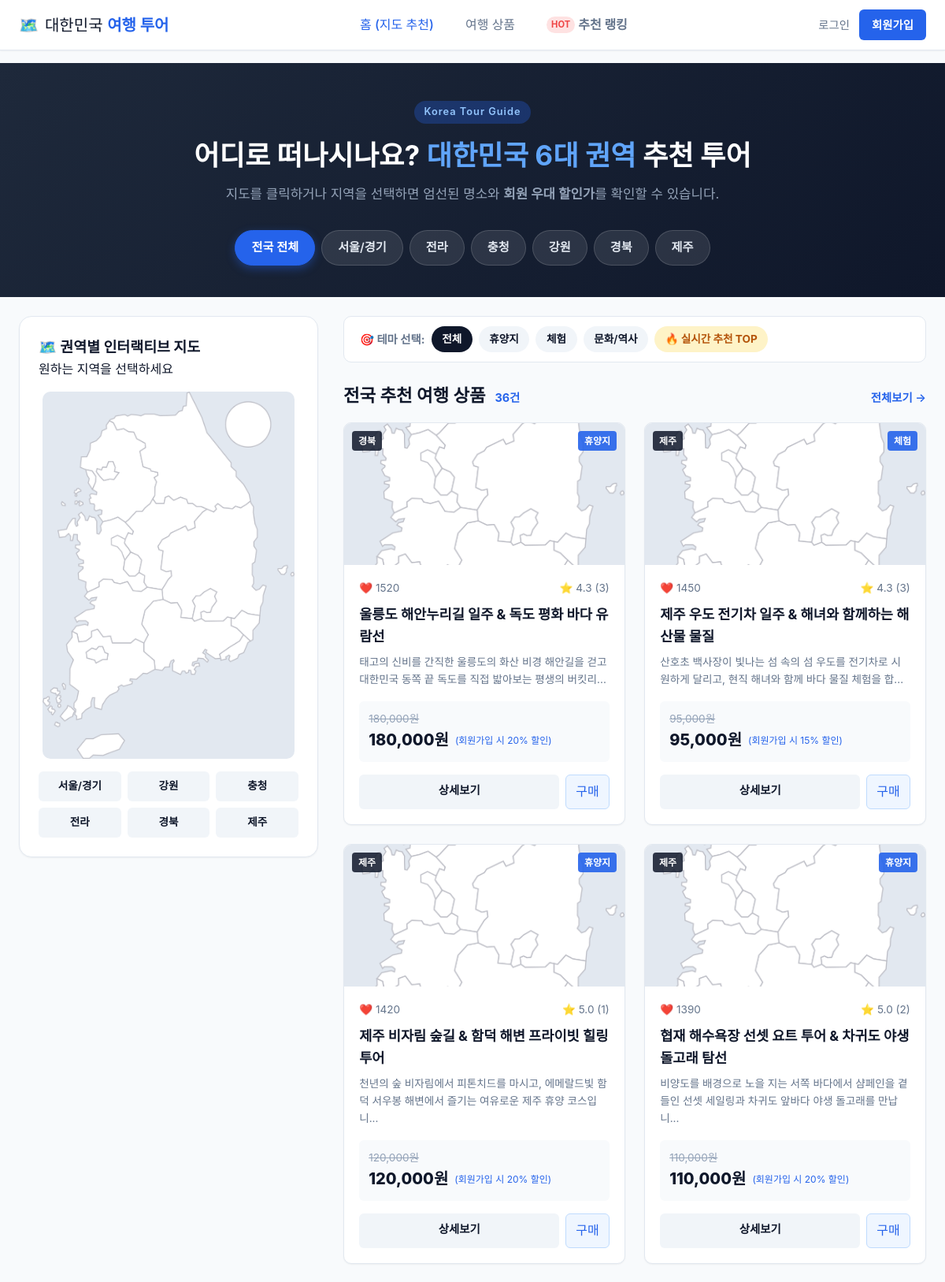
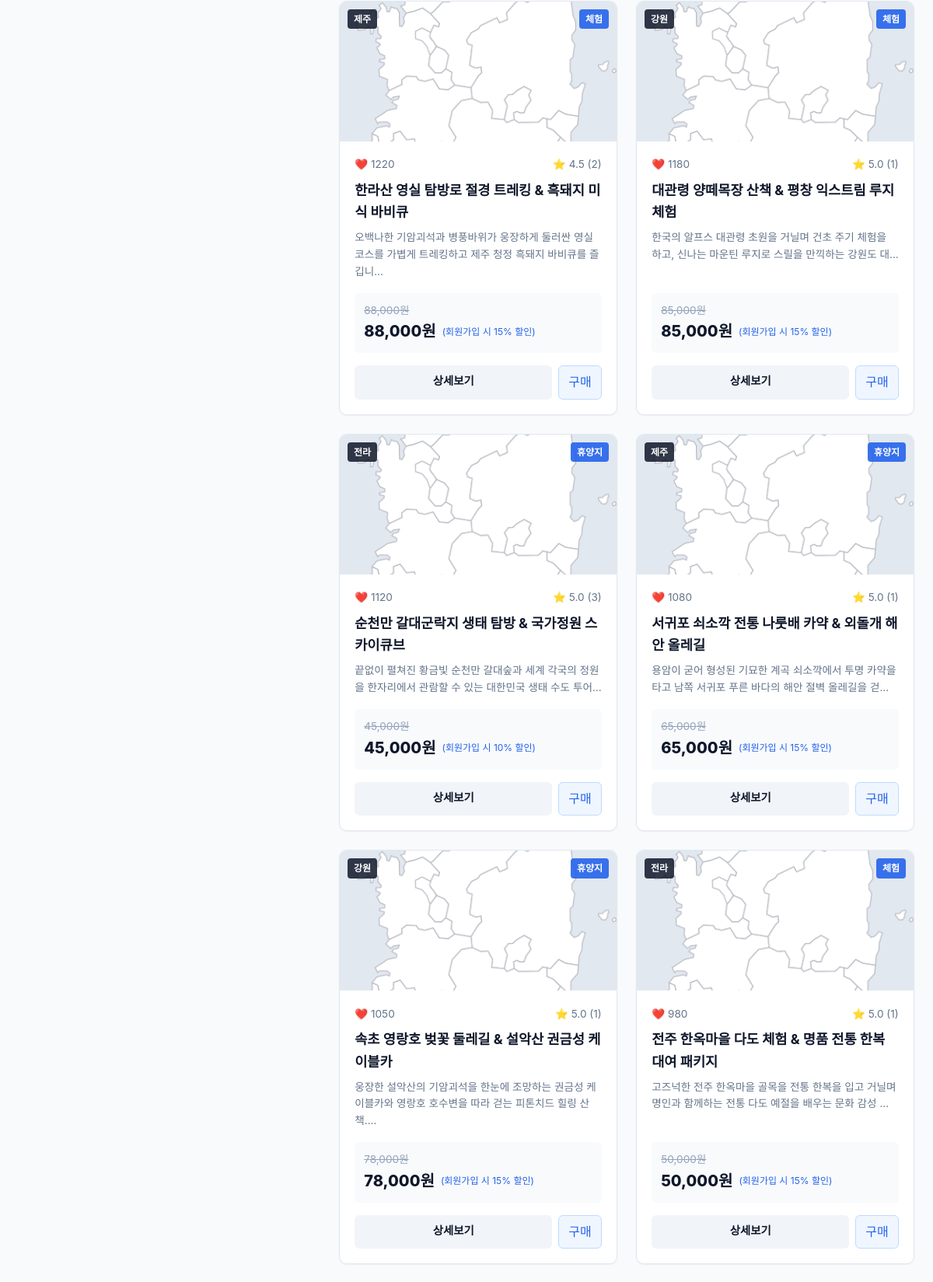
The page / (upper part) on the database its author committed (2 pictures, top to bottom).
### models/tour.py (models this page shows, shortened)
class Theme(db.Model):
    __tablename__ = 'themes'
    id = db.Column(db.Integer, primary_key=True)
    code = db.Column(db.String(50), unique=True, nullable=False) # e.g. RESORT, EXPERIENCE
    name = db.Column(db.String(50), unique=True, nullable=False) # '휴양지', '체험'
    description = db.Column(db.String(200), nullable=True)
    is_active = db.Column(db.Boolean, default=True)
    products = db.relationship('TourProduct', backref='theme', lazy='dynamic')

class TourProduct(db.Model):
    __tablename__ = 'tour_products'
    id = db.Column(db.Integer, primary_key=True)
    name = db.Column(db.String(150), nullable=False, index=True)
    description = db.Column(db.Text, nullable=False)
    region = db.Column(db.String(50), nullable=False, index=True) # 6개 지역
    theme_id = db.Column(db.Integer, db.ForeignKey('themes.id'), nullable=False)
    original_price = db.Column(db.Integer, nullable=False)
    member_discount_rate = db.Column(db.Float, default=0.15) # 회원 15% 기본 할인
    recommendation_count = db.Column(db.Integer, default=0, index=True) # 누적 추천수
    image_url = db.Column(db.String(255), default='/static/img/default-tour.jpg')
    created_at = db.Column(db.DateTime, default=lambda: datetime.now(timezone.utc))
    reviews = db.relationship('Review', backref='product', lazy='dynamic', cascade='all, delete-orphan')
    likes = db.relationship('ProductLike', backref='product', lazy='dynamic', cascade='all, delete-orphan')
    order_items = db.relationship('OrderItem', backref='product', lazy='dynamic')
    cart_items = db.relationship('CartItem', backref='product', lazy='dynamic')
    def get_discounted_price(self, is_member=False):
        if is_member:
            return int(self.original_price * (1 - self.member_discount_rate))
        return self.original_price
    def get_average_rating(self):
        review_list = self.reviews.all()
        if not review_list:
            return 0.0
        return round(sum(r.rating for r in review_list) / len(review_list), 1)

### models/review.py (models this page shows, shortened)
class Review(db.Model):
    __tablename__ = 'reviews'
    id = db.Column(db.Integer, primary_key=True)
    user_id = db.Column(db.Integer, db.ForeignKey('users.id', ondelete='CASCADE'), nullable=False)
    product_id = db.Column(db.Integer, db.ForeignKey('tour_products.id', ondelete='CASCADE'), nullable=False)
    title = db.Column(db.String(150), nullable=False)
    content = db.Column(db.Text, nullable=False)
    rating = db.Column(db.Integer, default=5, nullable=False) # 1~5
    created_at = db.Column(db.DateTime, default=lambda: datetime.now(timezone.utc))
    updated_at = db.Column(db.DateTime, default=lambda: datetime.now(timezone.utc), onupdate=lambda: datetime.now(timezone.utc))

### views/main_views.py (the view)
@main_bp.route('/')
def index():
    selected_region = request.args.get('region')
    selected_theme = request.args.get('theme')
    query = TourProduct.query
    if selected_region and selected_region in RegionEnum.get_display_names():
        query = query.filter_by(region=selected_region)
    if selected_theme:
        query = query.join(Theme).filter(Theme.code == selected_theme)
    products = query.order_by(TourProduct.recommendation_count.desc()).all()
    themes = Theme.query.filter_by(is_active=True).all()
    regions = RegionEnum.get_display_names()
    top_picks = TourProduct.query.order_by(TourProduct.recommendation_count.desc()).limit(3).all()
    return render_template(
        'index.html',
        products=products,
        themes=themes,
        regions=regions,
        selected_region=selected_region,
        selected_theme=selected_theme,
        top_picks=top_picks
    )

### app.py (called while the page is built)
def create_app(config_class=Config):
    app = Flask(__name__, static_folder='static', template_folder='templates')
    app.config.from_object(config_class)
    db.init_app(app)
    login_manager.init_app(app)
    csrf.init_app(app)
    register_blueprints(app)
    @app.context_processor
    def inject_cart_count():
        from flask_login import current_user
        if current_user.is_authenticated and current_user.cart:
            return {'cart_count': current_user.cart.get_total_count()}
        return {'cart_count': 0}
    @app.errorhandler(404)
    def not_found_error(error):
        return render_template('base.html'), 404
    @app.errorhandler(500)
    def internal_error(error):
        db.session.rollback()
        return render_template('base.html'), 500
    with app.app_context():
        db.create_all()
    return app

### models/tour.py (called while the page is built)
    @classmethod
    def get_display_names(cls):
        return [r.value for r in cls]

### templates/index.html (shortened to what this page needs)
{% extends "base.html" %}
{% block content %}
<div class="hero-section">
  <div class="hero-content">
    <span class="sub-badge">Korea Tour Guide</span>
    <h1>어디로 떠나시나요? <strong>대한민국 6대 권역</strong> 추천 투어</h1>
    <p class="hero-desc">지도를 클릭하거나 지역을 선택하면 엄선된 명소와 <strong>회원 우대 할인가</strong>를 확인할 수 있습니다.</p>
  </div>
  <div class="region-tabs-wrapper">
    <a href="{{ url_for('main.index') }}" class="tab-btn {% if not selected_region %}active{% endif %}">전국 전체</a>
    {% for r in regions %}
      <a href="{{ url_for('main.index', region=r, theme=selected_theme) }}"
         class="tab-btn {% if selected_region == r %}active{% endif %}">
        {{ r }}
      </a>
    {% endfor %}
  </div>
</div>
<div class="container layout-split">
  <div class="map-panel">
    <div class="card-header-clean">
      <h3>🗺️ 권역별 인터랙티브 지도</h3>
      <span class="text-muted">원하는 지역을 선택하세요</span>
    </div>
    <div class="map-stage-box">
      <div class="map-wrapper" id="mapWrapper">
        <img src="{{ url_for('static', filename='img/map-backdrop.png') }}" alt="전국 기본 지도" class="map-base">
      </div>
      <div class="map-quick-buttons">
        <a href="{{ url_for('main.index', region='서울/경기') }}" class="quick-chip {% if selected_region == '서울/경기' %}active{% endif %}">서울/경기</a>
        <a href="{{ url_for('main.index', region='강원') }}" class="quick-chip {% if selected_region == '강원' %}active{% endif %}">강원</a>
        <a href="{{ url_for('main.index', region='충청') }}" class="quick-chip {% if selected_region == '충청' %}active{% endif %}">충청</a>
        <a href="{{ url_for('main.index', region='전라') }}" class="quick-chip {% if selected_region == '전라' %}active{% endif %}">전라</a>
        <a href="{{ url_for('main.index', region='경북') }}" class="quick-chip {% if selected_region == '경북' %}active{% endif %}">경북</a>
        <a href="{{ url_for('main.index', region='제주') }}" class="quick-chip {% if selected_region == '제주' %}active{% endif %}">제주</a>
      </div>
    </div>
  </div>
  <div class="products-panel">
    <div class="theme-filter-bar">
      <span class="filter-title">🎯 테마 선택:</span>
      <a href="{{ url_for('main.index', region=selected_region) }}" class="theme-chip {% if not selected_theme %}active{% endif %}">전체</a>
      {% for t in themes %}
        <a href="{{ url_for('main.index', region=selected_region, theme=t.code) }}"
           class="theme-chip {% if selected_theme == t.code %}active{% endif %}">
          {{ t.name }}
        </a>
      {% endfor %}
      <a href="{{ url_for('product.popular') }}" class="theme-chip highlight-chip">🔥 실시간 추천 TOP</a>
    </div>
    <div class="section-title-wrap">
      <h2>
        {% if selected_region %}[{{ selected_region }}]{% else %}전국{% endif %}
        추천 여행 상품
        <span class="count-badge">{{ products|length }}건</span>
      </h2>
      <a href="{{ url_for('product.list_products') }}" class="link-more">전체보기 &rarr;</a>
    </div>
    {% if products %}
      <div class="product-grid">
        {% for p in products %}
          <div class="product-card">
            <div class="card-thumb-wrap">
              <img src="{{ p.image_url }}" alt="{{ p.name }}" class="card-thumb" onerror="this.src='/static/img/default-tour.jpg'">
              <span class="badge-region">{{ p.region }}</span>
              <span class="badge-theme">{{ p.theme.name }}</span>
            </div>
            <div class="card-body">
              <div class="card-meta">
                <span class="like-stat">❤️ {{ p.recommendation_count }}</span>
                <span class="rating-stat">⭐ {{ p.get_average_rating() }} ({{ p.reviews.count() }})</span>
              </div>
              <h3 class="card-title">
                <a href="{{ url_for('product.detail', product_id=p.id) }}">{{ p.name }}</a>
              </h3>
              <p class="card-desc">{{ p.description[:60] }}...</p>
              <div class="pricing-box">
                <span class="original-price">{{ "{:,}".format(p.original_price) }}원</span>
                <div class="final-price-wrap">
                  <span class="final-price">{{ "{:,}".format(p.get_discounted_price(current_user.is_authenticated)) }}원</span>
                  {% if current_user.is_authenticated %}
                    <span class="discount-badge">회원 {{ (p.member_discount_rate * 100)|int }}% 할인</span>
                  {% else %}
                    <span class="guest-notice">(회원가입 시 {{ (p.member_discount_rate * 100)|int }}% 할인)</span>
                  {% endif %}
                </div>
              </div>
              <div class="card-actions">
                <a href="{{ url_for('product.detail', product_id=p.id) }}" class="btn-detail">상세보기</a>
                {% if current_user.is_authenticated %}
                  <form action="{{ url_for('cart.add_to_cart') }}" method="POST" class="inline-form">
                    <input type="hidden" name="csrf_token" value="{{ csrf_token() }}">
                    <input type="hidden" name="product_id" value="{{ p.id }}">
                    <input type="hidden" name="quantity" value="1">
                    <button type="submit" class="btn-cart-sm" title="장바구니 담기">🛒</button>
                  </form>
                {% else %}
                  <a href="{{ url_for('order.checkout', product_id=p.id, quantity=1) }}" class="btn-cart-sm" title="비회원 바로 구매">구매</a>
                {% endif %}
              </div>
            </div>
          </div>
        {% endfor %}
      </div>
    {% else %}
      <div class="empty-state">
        <span class="empty-icon">🏖️</span>
        <p>선택하신 조건에 해당하는 관광 여행 상품이 없습니다.</p>
        <a href="{{ url_for('main.index') }}" class="btn-outline">전체 상품 보기</a>
      </div>
    {% endif %}
  </div>
</div>
{% endblock %}

### templates/base.html (shortened to what this page needs)
<!DOCTYPE html>
<html lang="ko">
<head>
  <link rel="stylesheet" as="style" crossorigin href="https://cdn.jsdelivr.net/gh/orioncactus/pretendard@v1.3.9/dist/web/static/pretendard.css">
  <link rel="stylesheet" href="{{ url_for('static', filename='css/style.css') }}">
</head>
<body>
  <header class="navbar">
    <div class="nav-container">
      <a href="{{ url_for('main.index') }}" class="brand-logo">
        <span class="logo-icon">🗺️</span>
        <span class="logo-text">대한민국 <strong>여행 투어</strong></span>
      </a>
      <nav class="nav-links">
        <a href="{{ url_for('main.index') }}" class="nav-link {% if request.endpoint == 'main.index' %}active{% endif %}">홈 (지도 추천)</a>
        <a href="{{ url_for('product.list_products') }}" class="nav-link {% if request.endpoint == 'product.list_products' %}active{% endif %}">여행 상품</a>
        <a href="{{ url_for('product.popular') }}" class="nav-link nav-highlight {% if request.endpoint == 'product.popular' %}active{% endif %}">
          <span class="badge-hot">HOT</span> 추천 랭킹
        </a>
      </nav>
      <div class="nav-auth">
        {% if current_user.is_authenticated %}
          <a href="{{ url_for('cart.view_cart') }}" class="cart-btn" title="내 장바구니">
            <span class="cart-icon">🛒</span>
            <span class="cart-label">장바구니</span>
            {% if current_user.cart and current_user.cart.items.count() > 0 %}
              <span class="cart-count">{{ current_user.cart.get_total_count() }}</span>
            {% endif %}
          </a>
          <span class="user-greeting">
            <strong>{{ current_user.name }}</strong>님
            <span class="member-tag">회원 할인중</span>
          </span>
          <a href="{{ url_for('order.history') }}" class="btn-text">주문내역</a>
          <a href="{{ url_for('auth.logout') }}" class="btn-outline">로그아웃</a>
        {% else %}
          <a href="{{ url_for('auth.login') }}" class="btn-text">로그인</a>
          <a href="{{ url_for('auth.signup') }}" class="btn-primary">회원가입</a>
        {% endif %}
      </div>
    </div>
  </header>
  <main class="main-wrapper">
    {% block content %}{% endblock %}
  </main>
</body>
</html>

### rows shown on the page
Theme: name "휴양지"
Theme: name "체험"
Theme: name "문화/역사"
TourProduct: region "경북", theme.name "휴양지", recommendation_count "1520", get_average_rating "4.3", reviews.count "3", name "울릉도 해안누리길 일주 & 독도 평화 바다 유람선", description "태고의 신비를 간직한 울릉도의 화산 비경 해안길을 걷고 대한민국 동쪽 끝 독도를 직접 밟아보는 평생의 버킷리", original_price "180,000", get_discounted_price "180,000", (p.member_discount_rate*100)|int "20"
TourProduct: region "제주", theme.name "체험", recommendation_count "1450", get_average_rating "4.3", reviews.count "3", name "제주 우도 전기차 일주 & 해녀와 함께하는 해산물 물질", description "산호초 백사장이 빛나는 섬 속의 섬 우도를 전기차로 시원하게 달리고, 현직 해녀와 함께 바다 물질 체험을 합", original_price "95,000", get_discounted_price "95,000", (p.member_discount_rate*100)|int "15"
TourProduct: region "제주", theme.name "휴양지", recommendation_count "1420", get_average_rating "5.0", reviews.count "1", name "제주 비자림 숲길 & 함덕 해변 프라이빗 힐링 투어", description "천년의 숲 비자림에서 피톤치드를 마시고, 에메랄드빛 함덕 서우봉 해변에서 즐기는 여유로운 제주 휴양 코스입니", original_price "120,000", get_discounted_price "120,000", (p.member_discount_rate*100)|int "20"
TourProduct: region "제주", theme.name "휴양지", recommendation_count "1390", get_average_rating "5.0", reviews.count "2", name "협재 해수욕장 선셋 요트 투어 & 차귀도 야생 돌고래 탐선", description "비양도를 배경으로 노을 지는 서쪽 바다에서 샴페인을 곁들인 선셋 세일링과 차귀도 앞바다 야생 돌고래를 만납니", original_price "110,000", get_discounted_price "110,000", (p.member_discount_rate*100)|int "20"
TourProduct: region "제주", theme.name "체험", recommendation_count "1220", get_average_rating "4.5", reviews.count "2", name "한라산 영실 탐방로 절경 트레킹 & 흑돼지 미식 바비큐", description "오백나한 기암괴석과 병풍바위가 웅장하게 둘러싼 영실코스를 가볍게 트레킹하고 제주 청정 흑돼지 바비큐를 즐깁니", original_price "88,000", get_discounted_price "88,000", (p.member_discount_rate*100)|int "15"
TourProduct: region "강원", theme.name "체험", recommendation_count "1180", get_average_rating "5.0", reviews.count "1", name "대관령 양떼목장 산책 & 평창 익스트림 루지 체험", description "한국의 알프스 대관령 초원을 거닐며 건초 주기 체험을 하고, 신나는 마운틴 루지로 스릴을 만끽하는 강원도 대", original_price "85,000", get_discounted_price "85,000", (p.member_discount_rate*100)|int "15"
TourProduct: region "전라", theme.name "휴양지", recommendation_count "1120", get_average_rating "5.0", reviews.count "3", name "순천만 갈대군락지 생태 탐방 & 국가정원 스카이큐브", description "끝없이 펼쳐진 황금빛 순천만 갈대숲과 세계 각국의 정원을 한자리에서 관람할 수 있는 대한민국 생태 수도 투어", original_price "45,000", get_discounted_price "45,000", (p.member_discount_rate*100)|int "10"
TourProduct: region "제주", theme.name "휴양지", recommendation_count "1080", get_average_rating "5.0", reviews.count "1", name "서귀포 쇠소깍 전통 나룻배 카약 & 외돌개 해안 올레길", description "용암이 굳어 형성된 기묘한 계곡 쇠소깍에서 투명 카약을 타고 남쪽 서귀포 푸른 바다의 해안 절벽 올레길을 걷", original_price "65,000", get_discounted_price "65,000", (p.member_discount_rate*100)|int "15"
TourProduct: region "강원", theme.name "휴양지", recommendation_count "1050", get_average_rating "5.0", reviews.count "1", name "속초 영랑호 벚꽃 둘레길 & 설악산 권금성 케이블카", description "웅장한 설악산의 기암괴석을 한눈에 조망하는 권금성 케이블카와 영랑호 호수변을 따라 걷는 피톤치드 힐링 산책.", original_price "78,000", get_discounted_price "78,000", (p.member_discount_rate*100)|int "15"
TourProduct: region "전라", theme.name "체험", recommendation_count "980", get_average_rating "5.0", reviews.count "1", name "전주 한옥마을 다도 체험 & 명품 전통 한복 대여 패키지", description "고즈넉한 전주 한옥마을 골목을 전통 한복을 입고 거닐며 명인과 함께하는 전통 다도 예절을 배우는 문화 감성", original_price "50,000", get_discounted_price "50,000", (p.member_discount_rate*100)|int "15"

### other values the page prints
{{ r }} "서울/경기" "전라" "충청" "강원" "경북" "제주"
{{ products|length }} "36"
